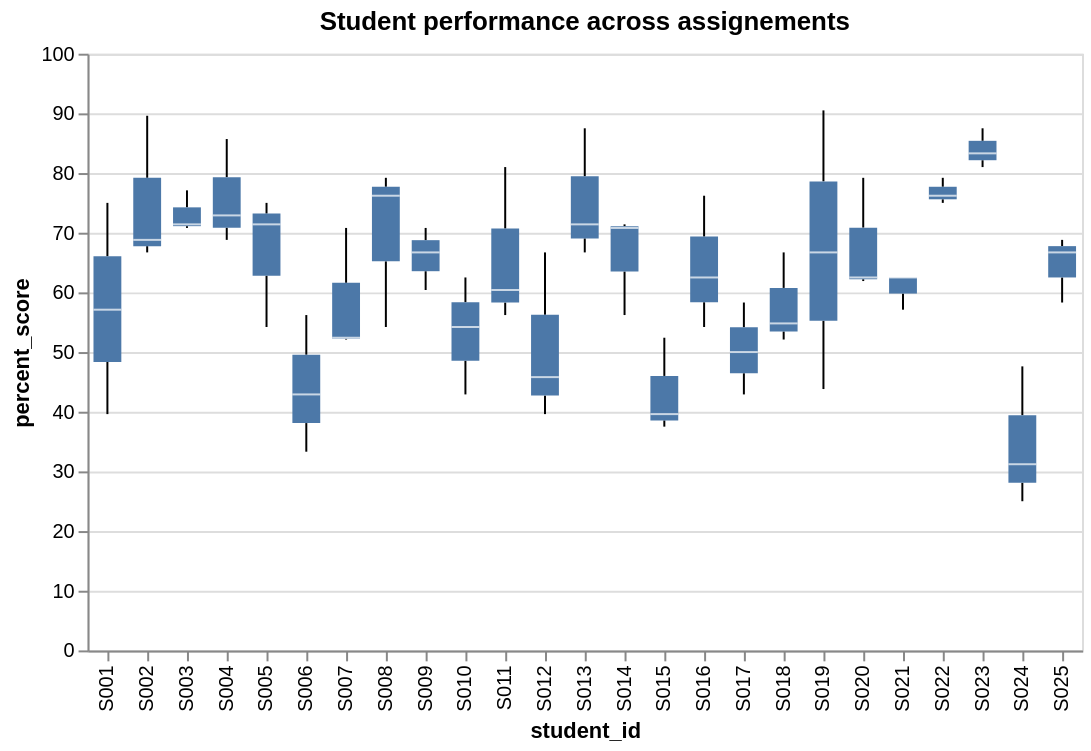

The cell this chart's notebook holds for it:
### Code cell
chart = alt.Chart(student_avg).mark_boxplot().encode(
    x=alt.X('student_id', sort='-y'),
    y=alt.Y('percent_score')
).properties(
    title='Student performance across assignements'
)
chart

### Figure 1 — Vega-Lite specification as saved in the notebook (floating-point values rounded to 4 significant figures)
{"config": {"view": {"continuousWidth": 300, "continuousHeight": 300}}, "data": {"name": "data-0af19095117396e5027b4ddbaf39d9df"}, "mark": {"type": "boxplot"}, "encoding": {"x": {"field": "student_id", "sort": "-y", "type": "nominal"}, "y": {"field": "percent_score", "type": "quantitative"}}, "title": "Student performance across assignements", "$schema": "https://vega.github.io/schema/vega-lite/v6.4.1.json", "datasets": {"data-0af19095117396e5027b4ddbaf39d9df": [{"student_id": "S001", "assignment_id": "HW1", "score": 12.0, "max_score": 21, "percent_score": 57.1}, {"student_id": "S001", "assignment_id": "HW2", "score": 18.0, "max_score": 24, "percent_score": 75.0}, {"student_id": "S001", "assignment_id": "HW3", "score": 9.5, "max_score": 24, "percent_score": 39.6}, {"student_id": "S002", "assignment_id": "HW1", "score": 14.0, "max_score": 21, "percent_score": 66.7}, {"student_id": "S002", "assignment_id": "HW2", "score": 21.5, "max_score": 24, "percent_score": 89.6}, {"student_id": "S002", "assignment_id": "HW3", "score": 16.5, "max_score": 24, "percent_score": 68.8}, {"student_id": "S003", "assignment_id": "HW1", "score": 15.0, "max_score": 21, "percent_score": 71.4}, {"student_id": "S003", "assignment_id": "HW2", "score": 17.0, "max_score": 24, "percent_score": 70.8}, {"student_id": "S003", "assignment_id": "HW3", "score": 18.5, "max_score": 24, "percent_score": 77.1}, {"student_id": "S004", "assignment_id": "HW1", "score": 18.0, "max_score": 21, "percent_score": 85.7}, {"student_id": "S004", "assignment_id": "HW2", "score": 17.5, "max_score": 24, "percent_score": 72.9}, {"student_id": "S004", "assignment_id": "HW3", "score": 16.5, "max_score": 24, "percent_score": 68.8}, {"student_id": "S005", "assignment_id": "HW1", "score": 15.0, "max_score": 21, "percent_score": 71.4}, {"student_id": "S005", "assignment_id": "HW2", "score": 18.0, "max_score": 24, "percent_score": 75.0}, {"student_id": "S005", "assignment_id": "HW3", "score": 13.0, "max_score": 24, "percent_score": 54.2}, {"student_id": "S006", "assignment_id": "HW1", "score": 9.0, "max_score": 21, "percent_score": 42.9}, {"student_id": "S006", "assignment_id": "HW2", "score": 8.0, "max_score": 24, "percent_score": 33.3}, {"student_id": "S006", "assignment_id": "HW3", "score": 13.5, "max_score": 24, "percent_score": 56.2}, {"student_id": "S007", "assignment_id": "HW1", "score": 11.0, "max_score": 21, "percent_score": 52.4}, {"student_id": "S007", "assignment_id": "HW2", "score": 12.5, "max_score": 24, "percent_score": 52.1}, {"student_id": "S007", "assignment_id": "HW3", "score": 17.0, "max_score": 24, "percent_score": 70.8}, {"student_id": "S008", "assignment_id": "HW1", "score": 16.0, "max_score": 21, "percent_score": 76.2}, {"student_id": "S008", "assignment_id": "HW2", "score": 19.0, "max_score": 24, "percent_score": 79.2}, {"student_id": "S008", "assignment_id": "HW3", "score": 13.0, "max_score": 24, "percent_score": 54.2}, {"student_id": "S009", "assignment_id": "HW1", "score": 14.0, "max_score": 21, "percent_score": 66.7}, {"student_id": "S009", "assignment_id": "HW2", "score": 17.0, "max_score": 24, "percent_score": 70.8}, {"student_id": "S009", "assignment_id": "HW3", "score": 14.5, "max_score": 24, "percent_score": 60.4}, {"student_id": "S010", "assignment_id": "HW1", "score": 9.0, "max_score": 21, "percent_score": 42.9}, {"student_id": "S010", "assignment_id": "HW2", "score": 13.0, "max_score": 24, "percent_score": 54.2}, {"student_id": "S010", "assignment_id": "HW3", "score": 15.0, "max_score": 24, "percent_score": 62.5}, {"student_id": "S011", "assignment_id": "HW1", "score": 17.0, "max_score": 21, "percent_score": 81.0}, {"student_id": "S011", "assignment_id": "HW2", "score": 14.5, "max_score": 24, "percent_score": 60.4}, {"student_id": "S011", "assignment_id": "HW3", "score": 13.5, "max_score": 24, "percent_score": 56.2}, {"student_id": "S012", "assignment_id": "HW1", "score": 14.0, "max_score": 21, "percent_score": 66.7}, {"student_id": "S012", "assignment_id": "HW2", "score": 11.0, "max_score": 24, "percent_score": 45.8}, {"student_id": "S012", "assignment_id": "HW3", "score": 9.5, "max_score": 24, "percent_score": 39.6}, {"student_id": "S013", "assignment_id": "HW1", "score": 15.0, "max_score": 21, "percent_score": 71.4}, {"student_id": "S013", "assignment_id": "HW2", "score": 21.0, "max_score": 24, "percent_score": 87.5}, {"student_id": "S013", "assignment_id": "HW3", "score": 16.0, "max_score": 24, "percent_score": 66.7}, {"student_id": "S014", "assignment_id": "HW1", "score": 15.0, "max_score": 21, "percent_score": 71.4}, {"student_id": "S014", "assignment_id": "HW2", "score": 17.0, "max_score": 24, "percent_score": 70.8}, {"student_id": "S014", "assignment_id": "HW3", "score": 13.5, "max_score": 24, "percent_score": 56.2}, {"student_id": "S015", "assignment_id": "HW1", "score": 11.0, "max_score": 21, "percent_score": 52.4}, {"student_id": "S015", "assignment_id": "HW2", "score": 9.0, "max_score": 24, "percent_score": 37.5}, {"student_id": "S015", "assignment_id": "HW3", "score": 9.5, "max_score": 24, "percent_score": 39.6}, {"student_id": "S016", "assignment_id": "HW1", "score": 16.0, "max_score": 21, "percent_score": 76.2}, {"student_id": "S016", "assignment_id": "HW2", "score": 13.0, "max_score": 24, "percent_score": 54.2}, {"student_id": "S016", "assignment_id": "HW3", "score": 15.0, "max_score": 24, "percent_score": 62.5}, {"student_id": "S017", "assignment_id": "HW1", "score": 9.0, "max_score": 21, "percent_score": 42.9}, {"student_id": "S017", "assignment_id": "HW2", "score": 12.0, "max_score": 24, "percent_score": 50.0}, {"student_id": "S017", "assignment_id": "HW3", "score": 14.0, "max_score": 24, "percent_score": 58.3}, {"student_id": "S018", "assignment_id": "HW1", "score": 11.5, "max_score": 21, "percent_score": 54.8}, {"student_id": "S018", "assignment_id": "HW2", "score": 12.5, "max_score": 24, "percent_score": 52.1}, {"student_id": "S018", "assignment_id": "HW3", "score": 16.0, "max_score": 24, "percent_score": 66.7}, {"student_id": "S019", "assignment_id": "HW1", "score": 19.0, "max_score": 21, "percent_score": 90.5}, {"student_id": "S019", "assignment_id": "HW2", "score": 16.0, "max_score": 24, "percent_score": 66.7}, {"student_id": "S019", "assignment_id": "HW3", "score": 10.5, "max_score": 24, "percent_score": 43.8}, {"student_id": "S020", "assignment_id": "HW1", "score": 13.0, "max_score": 21, "percent_score": 61.9}, {"student_id": "S020", "assignment_id": "HW2", "score": 19.0, "max_score": 24, "percent_score": 79.2}, {"student_id": "S020", "assignment_id": "HW3", "score": 15.0, "max_score": 24, "percent_score": 62.5}, {"student_id": "S021", "assignment_id": "HW1", "score": 12.0, "max_score": 21, "percent_score": 57.1}, {"student_id": "S021", "assignment_id": "HW2", "score": 15.0, "max_score": 24, "percent_score": 62.5}, {"student_id": "S021", "assignment_id": "HW3", "score": 15.0, "max_score": 24, "percent_score": 62.5}, {"student_id": "S022", "assignment_id": "HW1", "score": 16.0, "max_score": 21, "percent_score": 76.2}, {"student_id": "S022", "assignment_id": "HW2", "score": 19.0, "max_score": 24, "percent_score": 79.2}, {"student_id": "S022", "assignment_id": "HW3", "score": 18.0, "max_score": 24, "percent_score": 75.0}, {"student_id": "S023", "assignment_id": "HW1", "score": 17.0, "max_score": 21, "percent_score": 81.0}, {"student_id": "S023", "assignment_id": "HW2", "score": 20.0, "max_score": 24, "percent_score": 83.3}, {"student_id": "S023", "assignment_id": "HW3", "score": 21.0, "max_score": 24, "percent_score": 87.5}, {"student_id": "S024", "assignment_id": "HW1", "score": 10.0, "max_score": 21, "percent_score": 47.6}, {"student_id": "S024", "assignment_id": "HW2", "score": 7.5, "max_score": 24, "percent_score": 31.2}, {"student_id": "S024", "assignment_id": "HW3", "score": 6.0, "max_score": 24, "percent_score": 25.0}, {"student_id": "S025", "assignment_id": "HW1", "score": 14.0, "max_score": 21, "percent_score": 66.7}, {"student_id": "S025", "assignment_id": "HW2", "score": 14.0, "max_score": 24, "percent_score": 58.3}, {"student_id": "S025", "assignment_id": "HW3", "score": 16.5, "max_score": 24, "percent_score": 68.8}]}}
